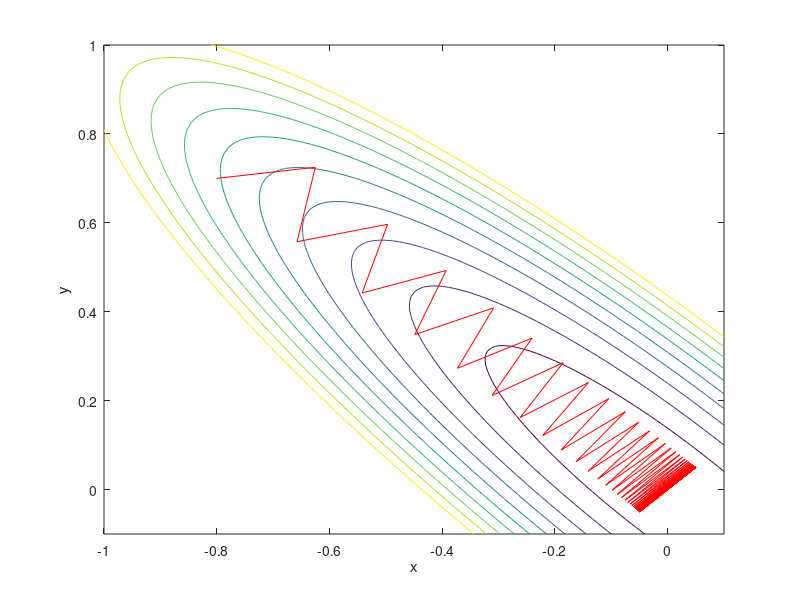

Reproduce this figure in MATLAB.
a=1; b=0.05;
x = linspace(-1,0.1);
y = linspace(-0.1,1);
[X,Y] = meshgrid(x,y);
Z = a*(X+Y).^2 + b*(X-Y).^2;

v=0.2*[0:0.1:1];

delta = 0.5;

x = -0.8; path_x=[x];
y = 0.7; path_y=[y];
for i=1:100
    der_x = a*2*(x+y) + b*2*(x-y);
    der_y = a*2*(x+y) - b*2*(x-y);
    x = x - delta * der_x;
    y = y - delta * der_y;
    path_x = [path_x,x];
    path_y = [path_y,y];
end
    
figure
contour(X,Y,Z,v)
hold on
plot(path_x,path_y,'r')
xlabel('x') 
ylabel('y')

